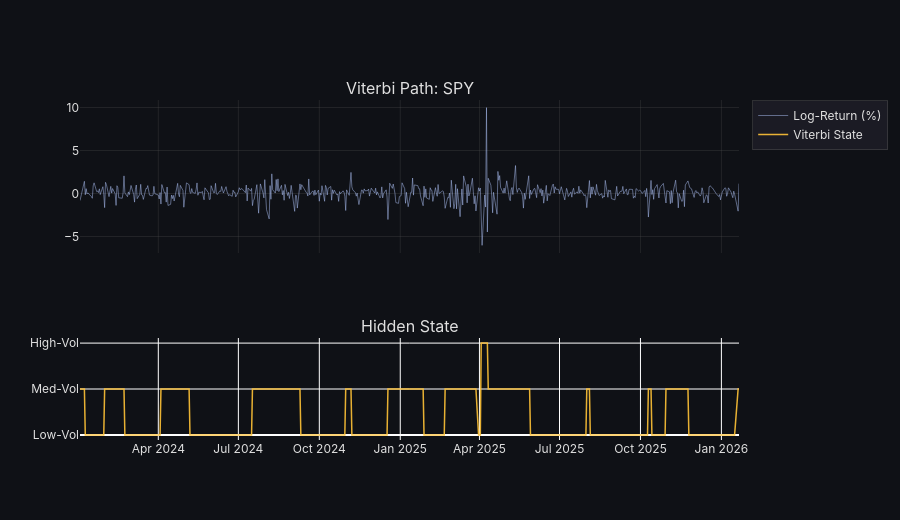

Notebook source saved alongside this figure:
### Code cell
# Soft vs Viterbi comparison
df_vit = df_train.copy()
df_vit["Viterbi_State"] = states_viterbi

fig = plot_viterbi_path(df_vit, states_viterbi, state_names=state_names,
                         title="Viterbi Path: SPY")
fig.show()

### Figure 1 — Plotly figure (JSON) as saved in the notebook; plotly's stock layout.template omitted (floating-point values rounded to 4 significant figures; data arrays with more than 128 entries replaced by an {"elided": "..."} marker saying what was removed)
{"data": [{"line": {"color": "rgba(180,200,255,0.6)", "width": 0.8}, "name": "Log-Return (%)", "type": "scatter", "x": {"elided": "514 str values"}, "xaxis": "x", "y": {"elided": "514 float values"}, "yaxis": "y"}, {"hovertemplate": "%{x|%Y-%m-%d}<br>State: %{y}<extra></extra>", "line": {"color": "rgba(255,195,55,0.9)", "width": 1.5}, "mode": "lines", "name": "Viterbi State", "type": "scatter", "x": {"elided": "514 str values"}, "xaxis": "x2", "y": {"elided": "514 int values"}, "yaxis": "y2"}], "layout": {"annotations": [{"font": {"size": 16}, "showarrow": false, "text": "Viterbi Path: SPY", "x": 0.5, "xanchor": "center", "xref": "paper", "y": 1, "yanchor": "bottom", "yref": "paper"}, {"font": {"size": 16}, "showarrow": false, "text": "Hidden State", "x": 0.5, "xanchor": "center", "xref": "paper", "y": 0.3, "yanchor": "bottom", "yref": "paper"}], "font": {"color": "#e0e0e0", "family": "Inter, Arial, sans-serif"}, "height": 520, "legend": {"bgcolor": "rgba(30,30,40,0.8)", "bordercolor": "rgba(80,80,80,0.5)", "borderwidth": 1}, "paper_bgcolor": "rgba(15,17,22,1)", "plot_bgcolor": "rgba(15,17,22,1)", "xaxis": {"anchor": "y", "domain": [0, 1], "gridcolor": "rgba(80,80,80,0.3)", "matches": "x2", "showgrid": true, "showticklabels": false, "zeroline": false}, "xaxis2": {"anchor": "y2", "domain": [0, 1]}, "yaxis": {"anchor": "x", "domain": [0.55, 1], "gridcolor": "rgba(80,80,80,0.3)", "showgrid": true, "zeroline": false}, "yaxis2": {"anchor": "x2", "domain": [0, 0.3], "ticktext": ["Low-Vol", "Med-Vol", "High-Vol"], "tickvals": [0, 1, 2]}}}
